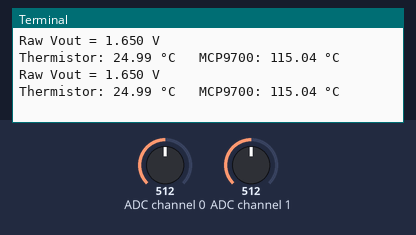
The program below on a simulated Raspberry Pi (BCM pin numbers). On the bench: the last lines printed to the terminal. The inputs (shaded band) are chosen by the test bench; at power-on: ADC channel 0 = 512, ADC channel 1 = 512 (analog values on the 0–1023 scale).

Above: at 1.2 s.
1.3 s: ADC channel 0 set to 716
At 2.5 s:
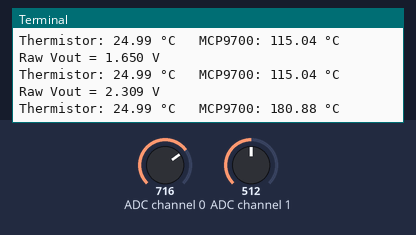
2.8 s: ADC channel 1 set to 716
At 3.8 s:
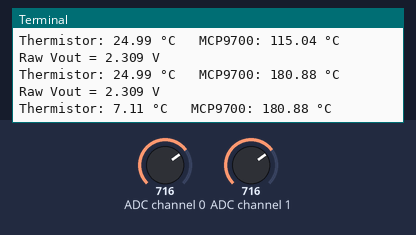
4.3 s: ADC channel 0 set to 900
At 5.6 s:
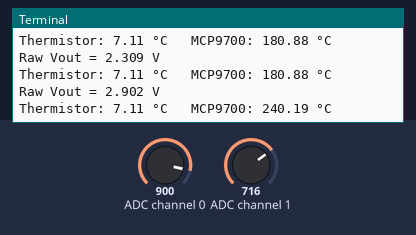
5.8 s: ADC channel 1 set to 900
At 6.8 s:
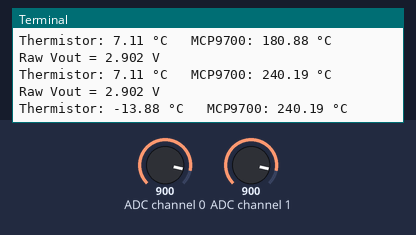
Timing chart, 0 to 8.3 s (numbered marks = the images above; inputs shaded):
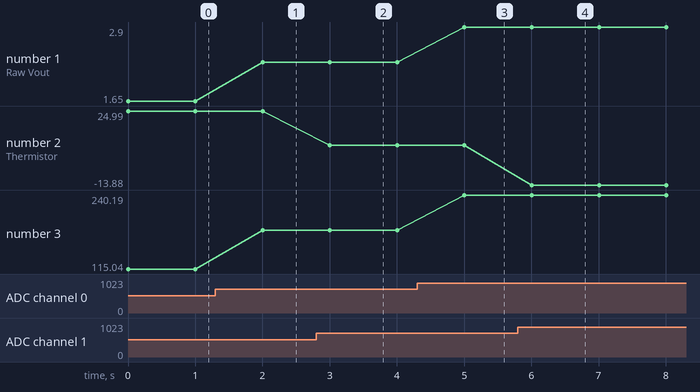

Measured:
- after the input at 1.3 s, the terminal: prints a new line after 0.70 s (image 1)
- after the input at 2.8 s, the terminal: prints a new line after 0.20 s (image 2)
- after the input at 4.3 s, the terminal: prints a new line after 0.70 s (image 3)
- after the input at 5.8 s, the terminal: prints a new line after 0.21 s (image 4)
- plotted number 1: 1.65 → 2.31 after the input at 1.3 s, 2.31 → 2.9 after the input at 4.3 s
- plotted number 2: 24.99 → 7.11 after the input at 2.8 s, 7.11 → -13.88 after the input at 5.8 s
- plotted number 3: 115.04 → 180.88 after the input at 1.3 s, 180.88 → 240.19 after the input at 4.3 s

The program:

thermistor.py
```python
import time
import spidev
import math

spi = spidev.SpiDev()
spi.open(0, 0)
spi.max_speed_hz = 500000

def ReadChannel(channel):
    adc = spi.xfer2([6 | (channel >> 2), (channel & 3) << 6, 0])
    data = ((adc[1] & 0x0F) << 8) | adc[2]
    return data

# --- Thermistor (TTC05103) ---
Vref = 3.3
R_fixed = 10000  # 10k resistor in divider
T0 = 298.15      # 25°C in Kelvin
R0 = 10000       # 10k at 25°C
Beta = 3950      # from datasheet

def read_thermistor(channel):
    adc_val = ReadChannel(channel)
    Vout = adc_val * Vref / 4095
    # voltage divider: Vout = Vref * (R_therm / (R_fixed + R_therm))
    R_therm = R_fixed * Vout / (Vref - Vout)

    # Beta equation:
    tempK = 1 / (1/T0 + (1/Beta) * math.log(R_therm / R0))
    tempC = tempK - 273.15
    return tempC

# --- MCP9700 ---
def read_mcp9700(channel):
    adc_val = ReadChannel(channel)
    Vout = adc_val * Vref / 4095
    print("Raw Vout = %.3f V" % Vout)
    tempC = (Vout - 0.5) / 0.01
    return tempC


while True:
    temp_ntc = read_thermistor(1)   # assume thermistor on CH0
    temp_mcp = read_mcp9700(0)      # assume MCP9700 on CH1

    # print("MCP9700: %.2f °C" % (temp_mcp))
    print("Thermistor: %.2f °C\t MCP9700: %.2f °C" % (temp_ntc, temp_mcp))
    time.sleep(1)
```
